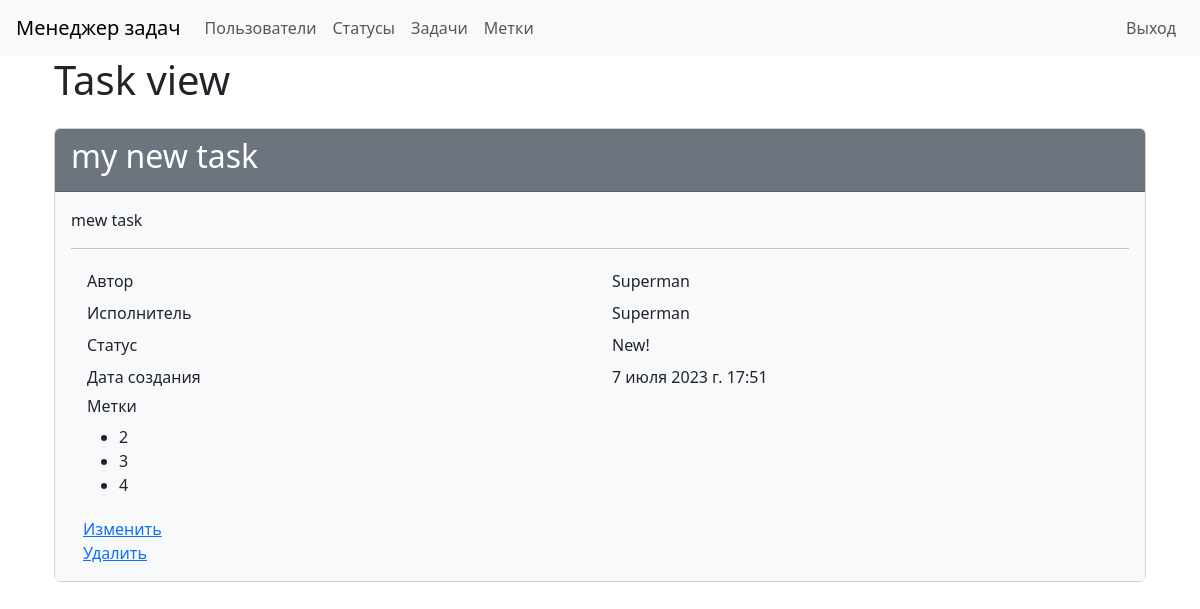
/tasks/6 (signed in), run on the app's committed database.
### task_manager/tasks/models.py (models this page shows)
class TasksModel(models.Model):
    name = models.CharField(max_length=100)
    description = models.TextField()
    timestamp = models.DateTimeField(auto_now_add=True)
    status = models.ForeignKey(StatusModel, on_delete=models.PROTECT,
                               related_name='status_id')
    author = models.ForeignKey(User, on_delete=models.PROTECT,
                               related_name='author_id')
    executor = models.ForeignKey(User, on_delete=models.PROTECT,
                                 related_name='executor_id', null=True)
    labels = models.ManyToManyField(LabelModel)
    def __str__(self):
        return self.name

### task_manager/statuses/models.py (models this page shows)
class StatusModel(models.Model):
    name = models.CharField(
        max_length=100, unique=True,
        error_messages={'unique': "Это имя уже существует."})
    timestamp = models.DateTimeField(auto_now_add=True)
    def __str__(self):
        return self.name

### task_manager/labels/models.py (models this page shows)
class LabelModel(models.Model):
    name = models.CharField(max_length=100)
    timestamp = models.DateTimeField(auto_now_add=True)
    def __str__(self):
        return self.name

### task_manager/tasks/views.py (the view)
class TaskView(CheckAuthentication, View):
    template_name = 'tasks/task_view.html'
    def get(self, request, *args, **kwargs):
        task_id = kwargs.get('pk')
        task = TasksModel.objects.get(id=task_id)
        labels = task.labels.all()
        return render(request, self.template_name,
                      {'task': task, 'labels': labels})

### task_manager/utils.py (called while the page is built)
    def dispatch(self, request, *args, **kwargs):
        if not request.user.is_authenticated:
            messages.success(request,
                             _('You are not authorized! Please sign in.'),
                             extra_tags="alert-danger")
        return super().dispatch(request, *args, **kwargs)

### task_manager/tasks/templates/tasks/task_view.html
{% extends "base.html" %}
{% load i18n %}
{% block main %}
<div class="container wrapper flex-grow-1">
    <h1 class="mb-4">Task view</h1>
    <div class="card">
        <div class="card-header bg-secondary text-white">
            <h2>{{ task }}</h2>
        </div>
        <div class="card-body bg-light">
            <p>
                {% if task.description %}
                    {{ task.description }}
                {%  endif %}
            </p>
            <hr>
            <div class="container">
                <div class="row p-1">
                    <div class="col">
                        {% trans "Author" %}
                    </div>
                    <div class="col">
                        {{ task.author }}
                    </div>
                </div>
                <div class="row p-1">
                    <div class="col">
                        {% trans "Executor" %}
                    </div>
                    <div class="col">
                        {% if task.executor %}
                            {{ task.executor }}
                        {%  endif %}
                    </div>
                </div>
                <div class="row p-1">
                    <div class="col">
                        {% trans "Status" %}
                    </div>
                    <div class="col">
                        {{ task.status }}
                    </div>
                </div>
                <div class="row p-1">
                    <div class="col">
                        {% trans "Create at" %}
                    </div>
                    <div class="col">
                        {{ task.timestamp }}
                    </div>
                </div>
                <div class="row p-1">
                    <div class="col">
                        <h6>{% trans "label" %}</h6>
                        <ul>
                            {% for label in labels %}
                            <li>{{ label }}</li>
                            {% endfor %}
                        </ul>
                    </div>
                </div>
                <div>
                    <a href="{% url 'update_task' pk=task.id %}">{% trans "Update" %}</a>
                    <br>
                    <a href="{% url 'delete_task' pk=task.id %}">{% trans "Delete" %}</a>
                </div>
            </div>
        </div>
    </div>
</div>
{% endblock %}

### data on the page
TasksModel: name "my new task", description "mew task", author "Superman", executor "Superman", status "New!", timestamp "7 июля 2023 г. 17:51"
LabelModel: name "2"
LabelModel: name "3"
LabelModel: name "4"
